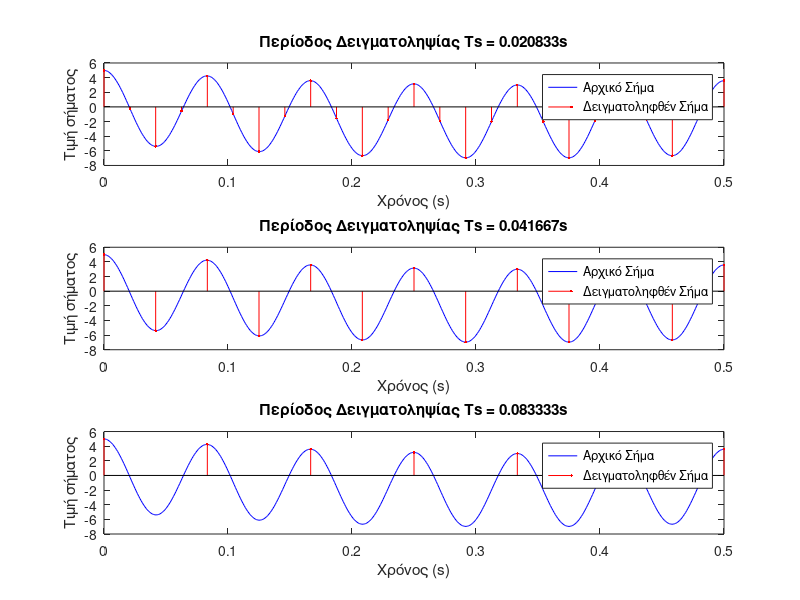
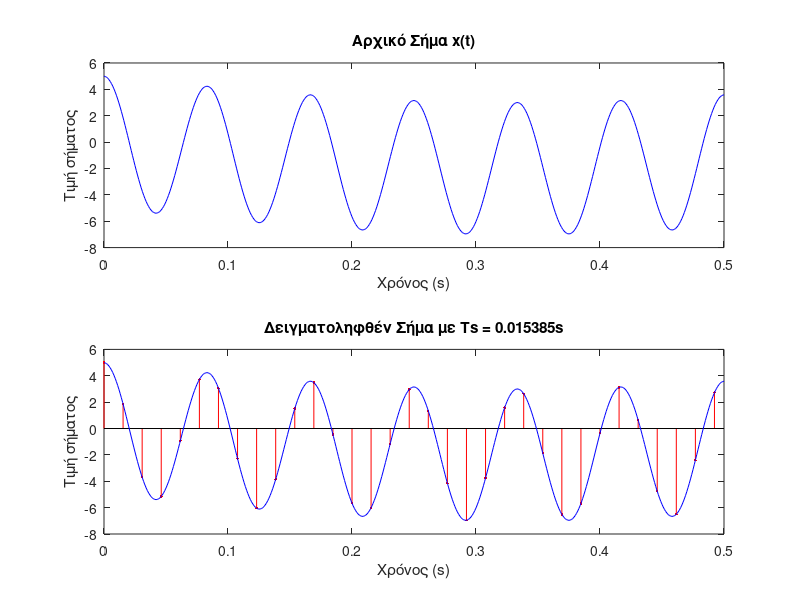

Recreate these plots in MATLAB, in order.
clear all;
close all;
% Χρόνος από 0 έως 0.5 δευτερόλεπτα (500ms)
t = 0:0.001:0.5;

% Δημιουργία του σήματος x(t)
x_t = 5 * cos(24 * pi * t) - 2 * sin(1.5 * pi * t);

% Διάφορες περίοδοι δειγματοληψίας
Ts_values = [1/48, 1/24, 1/12];

% Σχεδιασμός των διαφόρων σηματων στα υποδιαγράμματα
for i = 1:length(Ts_values)
    Ts = Ts_values(i);
    n = 0:Ts:0.5;
    x_sampled = 5 * cos(24 * pi * n) - 2 * sin(1.5 * pi * n);
    
    % Δημιουργία νέου υποδιαγράμματος
    subplot(3, 1, i);
    
    % Σχεδίαση του αρχικού σήματος
    plot(t, x_t, 'b');
    hold on;
    
    % Σχεδίαση του δειγματοληφθέντος σήματος
    stem(n, x_sampled, 'r.');
    
    title(['Περίοδος Δειγματοληψίας Ts = ' num2str(Ts) 's']);
    xlabel('Χρόνος (s)');
    ylabel('Τιμή σήματος');
    
    % Προσθέστε τη λεγόμενη για να εμφανίσετε τα δύο γραφήματα στο ίδιο υποδιάγραμμα
    legend('Αρχικό Σήμα', 'Δειγματοληφθέν Σήμα');
end



%Ts==1/65
% Χρόνος από 0 έως 0.5 δευτερόλεπτα (500ms)
t = 0:0.001:0.5;

% Δημιουργία του σήματος x(t)
x_t = 5 * cos(24 * pi * t) - 2 * sin(1.5 * pi * t);

% Δειγματοληψία με Ts = 1/65
Ts = 1/65;
n = 0:Ts:0.5;
x_sampled = 5 * cos(24 * pi * n) - 2 * sin(1.5 * pi * n);

% Σχεδίαση του αρχικού σήματος
figure;
subplot(2, 1, 1);
plot(t, x_t, 'b');
title('Αρχικό Σήμα x(t)');
xlabel('Χρόνος (s)');
ylabel('Τιμή σήματος');

% Σχεδίαση του δειγματοληφθέντος σήματος
subplot(2, 1, 2);
stem(n, x_sampled, 'r.');
title(['Δειγματοληφθέν Σήμα με Ts = ' num2str(Ts) 's']);
xlabel('Χρόνος (s)');
ylabel('Τιμή σήματος');

% Πρόσθεση του hold on στο δεύτερο υποδιάγραμμα για σύγκριση
hold on;
plot(t, x_t, 'b');
hold off;
